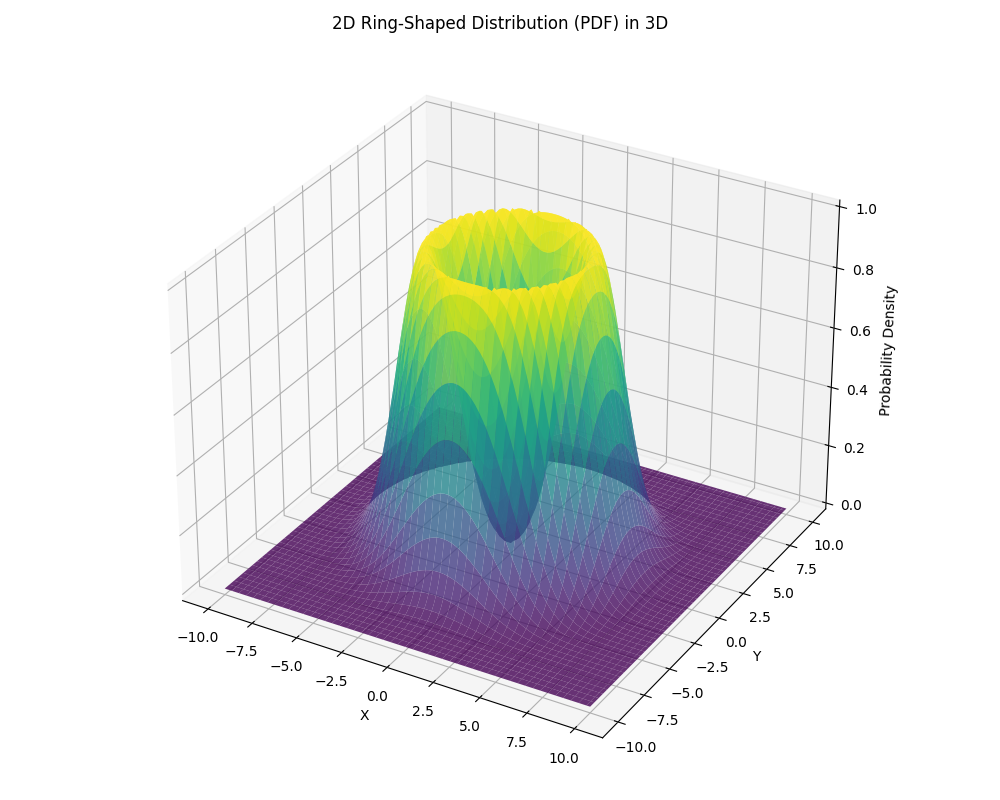

This chart was generated by the following Python code:
#!/usr/bin/env python

import numpy as np
import matplotlib.pyplot as plt
from mpl_toolkits.mplot3d import Axes3D

# Parameters
radius = 4.0          # Radius of the ring
sigma = 1.4           # Standard deviation of the Gaussian around the ring
grid_size = 100       # Number of grid points in each dimension
x_range = (-10, 10)     # Range of x values
y_range = (-10, 10)     # Range of y values

# Create a grid of points in 2D space
x = np.linspace(x_range[0], x_range[1], grid_size)
y = np.linspace(y_range[0], y_range[1], grid_size)
X, Y = np.meshgrid(x, y)

# Convert Cartesian coordinates (x, y) to polar coordinates (r, theta)
R = np.sqrt(X**2 + Y**2)  # Radius
Theta = np.arctan2(Y, X)  # Angle

# Define the probability density function (PDF)
# Gaussian centered at the ring radius in the radial direction
pdf = np.exp(-0.5 * ((R - radius) / sigma)**2)

# Normalize the PDF (optional, for visualization)
pdf /= np.max(pdf)

# Create 3D plot
fig = plt.figure(figsize=(10, 8))
ax = fig.add_subplot(111, projection='3d')

# Plot the PDF as a 3D surface
ax.plot_surface(X, Y, pdf, cmap='viridis', alpha=0.8)

# Set labels
ax.set_xlabel('X')
ax.set_ylabel('Y')
ax.set_zlabel('Probability Density')
ax.set_title('2D Ring-Shaped Distribution (PDF) in 3D')

# Show plot
plt.tight_layout()
plt.show()
